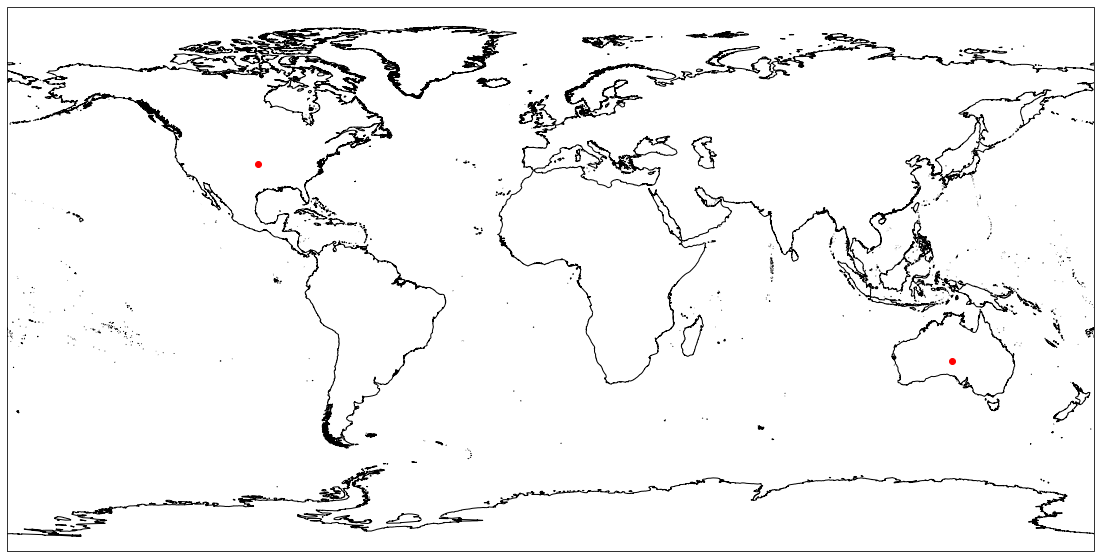

Reproduce this figure in Python.
import cartopy
import cartopy.crs as ccrs
import matplotlib.pyplot as plt
from cartopy.io import shapereader as shpreader 

plt.figure(figsize=(20,10))
ax = plt.axes(projection=ccrs.PlateCarree())

#ax.coastlines()
ax.add_geometries(list(shpreader.Reader("ne_10m_coastline.shp").geometries()), ccrs.PlateCarree(), facecolor="none", edgecolor='black')
ax.set_global()

ax.scatter([133, -97], [-27, 38], color='red', transform=ccrs.PlateCarree())
#  https://docs.google.com/spreadsheets/d/1vXQXZ_nxyLrickJsH46tR_P1FJqgFPW6yvWEq6OxofQ/edit#gid=0


plt.show()
